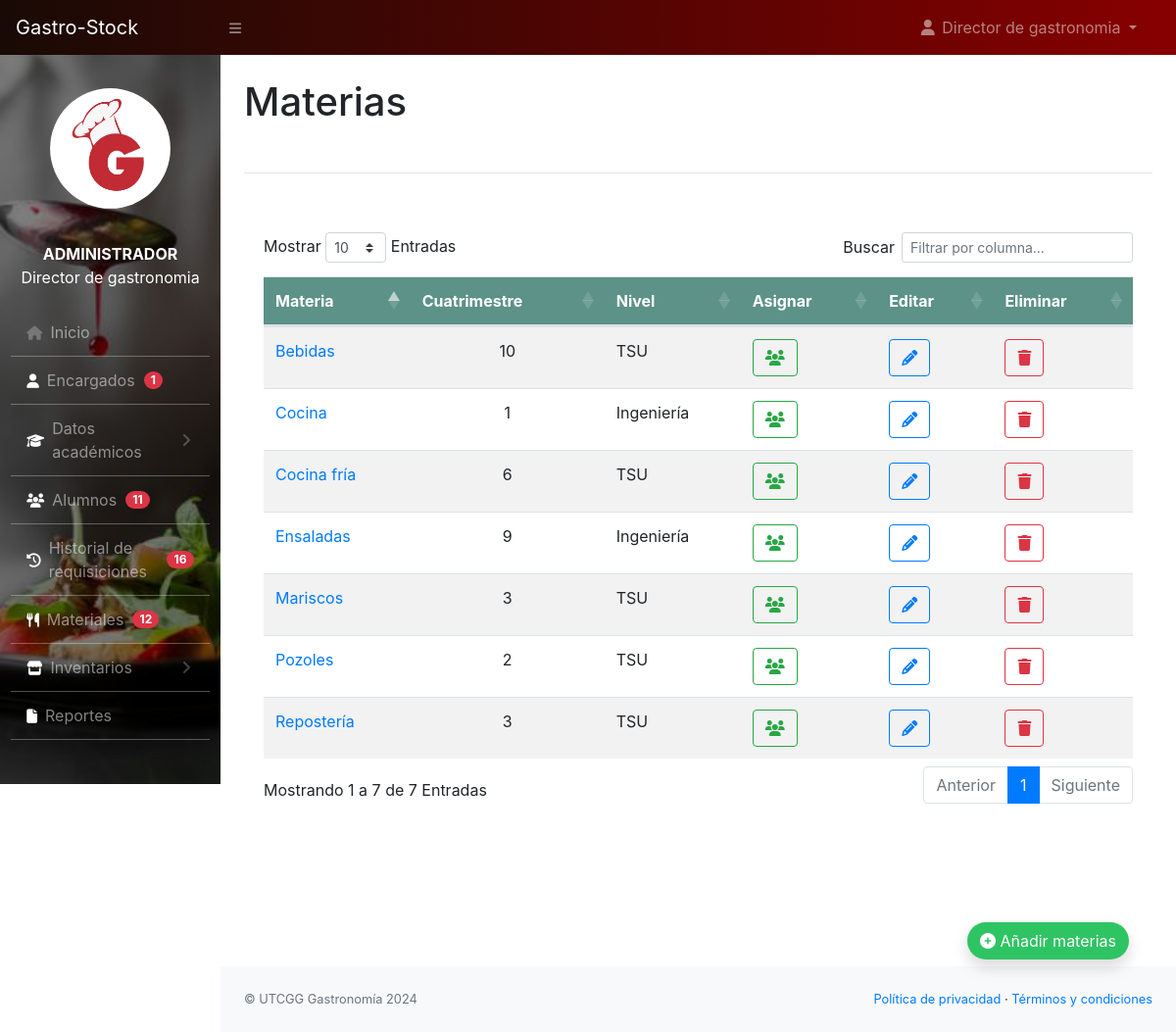
/administrador/materias.php (signed in), run on the app's committed database.
### tables this page shows
CREATE TABLE `materias` (
  `id_materia` int(11) NOT NULL,
  `materia` varchar(150) NOT NULL,
  `cuatrimestre` int(2) NOT NULL,
  `nivel` varchar(50) NOT NULL,
  `activo` int(2) NOT NULL
);

### administrador/materias.php (the view, shortened to what this page needs)
<?php
    include_once('../conf/config.php');
?>
<!DOCTYPE html>
<html lang="en">
<head>
	<link rel="stylesheet" href="https://cdn.jsdelivr.net/npm/bootstrap@4.6.2/dist/css/bootstrap.min.css">
        <link href="../css/styles.css" rel="stylesheet" />
        <link rel="stylesheet" href="../css/estilo-nav.css">
        <link href="https://cdn.datatables.net/1.10.20/css/dataTables.bootstrap4.min.css" rel="stylesheet" />
        <link rel="stylesheet" href="https://cdnjs.cloudflare.com/ajax/libs/font-awesome/6.5.1/css/all.min.css" />
</head>
<body class="sb-nav-fixed">
	<?php
		include_once("navbar.php");
	?>
	<div id="layoutSidenav_content">
                <main>
                    <div class="container-fluid">
                        <h1 class="mt-4">Materias</h1>
                        <br>
                        <hr>
                        <br>
                        <div class="card mb-4" style="border: none">
                            <div class="card-body">
                                <div class="table-responsive">
                                    <table class="table table-hover table-striped" id="dataTable" width="100%" cellspacing="0">
                                        <thead style="background-color:#5C9287 ;color: #fff;">
                                            <tr>
                                                <th>Materia</th>
                                                <th>Cuatrimestre</th>
                                                <th>Nivel</th>
                                                <th>Asignar</th>
                                                <th>Editar</th>
                                                <th>Eliminar</th>
                                            </tr>
                                        </thead>
                                        <tbody>
                                          <?php
          $sql = "SELECT * FROM materias WHERE activo = 1";
          $result = $con -> query($sql);
            $i=1;
          if($result ->num_rows > 0){
            while($row = $result ->fetch_assoc()) { ?>
              <tr>
                  <td>
                    <a href="#" class="text-primary" data-toggle="modal" data-target="#exampleModal4_<?php echo $i ?>"><?php echo ucfirst($row['materia']) ?></a>
                </td>
                  <td class="text-center"><?php echo ucfirst($row['cuatrimestre']) ?></td>
                  <td><?php echo ucfirst($row['nivel']) ?></td>
                  <td>
                    <button type="button" class="btn btn-outline-success" data-toggle="modal" data-target="#exampleModal3_<?php echo $i ?>">
                    <i class="fa-solid fa-users"></i>
</button>
                  </td>
                  <td>
                    <button type="button" class="btn btn-outline-primary" data-toggle="modal" data-target="#exampleModal1_<?php echo $i ?>">
                    <i class="fa-solid fa-pencil"></i>
</button>
                  </td>
                  <td>
                    <button type="button" class="btn btn-outline-danger" data-toggle="modal" data-target="#exampleModal2_<?php echo $i ?>">
  <i class="fa-solid fa-trash"></i>
</button>
                  </td>
              </tr>
              <?php $i++;
            }
          } else{
            echo "<tr> <td colspan='6'> <center>Aún no se han registrado materias</center></td></tr>";
          }
        ?>
                    </tbody>
                  </table>
                </div>
              </div>
            </div>
          </div>
          <br>
          <br>
          <br>
          <br>
          <br>
      <div class="d-flex container-fluid justify-content-end fixed-bottom p-5">
        <ul class="custom-list">
            <li>
                <button type="button" class="btn shadow " style="border-radius: 50px;background-color: #2FC463;color:#fff;" data-toggle="modal" data-target="#grupoModal"><i class="fa-solid fa-circle-plus"></i> Añadir materias</button>
            </li>
        </ul>
    </div>
        </main>
        <?php include_once('footer.php'); ?>
</body>
</html>

### administrador/materias.php (style rules this page uses)
.custom-list { list-style-type: none; padding: 0; }
.custom-list li { margin-bottom: 10px; }

### data on the page
materias: materia "Pozoles", cuatrimestre "2", nivel "TSU"
materias: materia "Mariscos", cuatrimestre "3", nivel "TSU"
materias: materia "Repostería", cuatrimestre "3", nivel "TSU"
materias: materia "Cocina fría", cuatrimestre "6", nivel "TSU"
materias: materia "Ensaladas", cuatrimestre "9", nivel "Ingeniería"
materias: materia "Bebidas", cuatrimestre "10", nivel "TSU"
materias: materia "Cocina", cuatrimestre "1", nivel "Ingeniería"

### other printed values
$nombre "Director de gastronomia"
$tipo_usuario "ADMINISTRADOR"
$row['total'] "1"
$row['total'] "11"
$row['total'] "16"
$row['total'] "12"
